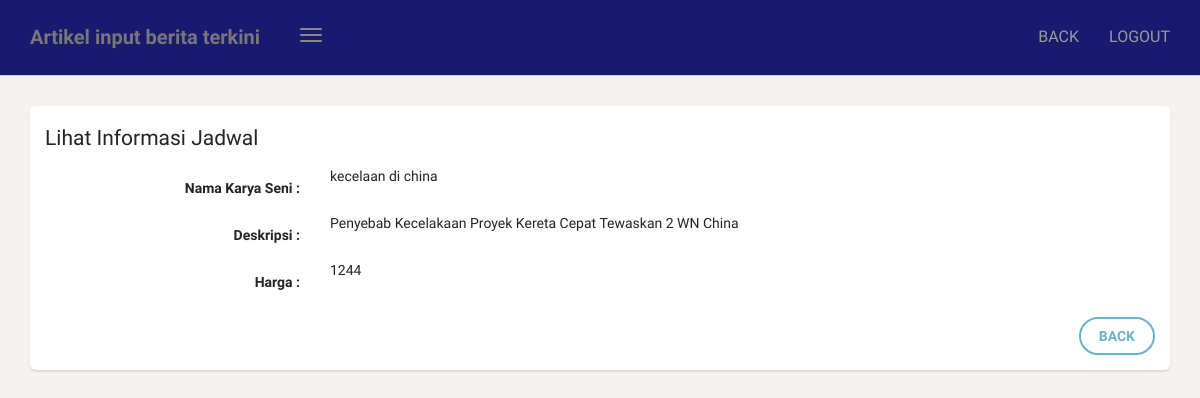
Screenshot of /dashboard/artikel/lihat/3 (signed in) with the database file from the repository.
### karya/models.py (models this page shows, shortened)
class Artikel(models.Model):
    nama = models.CharField(max_length=100,blank=True,null=True)
    deskripsi = models.CharField(max_length=100,blank=True,null=True)
    pencipta = models.CharField(max_length=100,blank=True,null=True)
    kategori = models.ForeignKey(Kategori, on_delete=models.CASCADE)
    harga = models.CharField(max_length=100,blank=True,null=True)
    class Meta:
        verbose_name_plural = "Artikel"

### karya/views.py (the view)
# urls.py: path('artikel/lihat/<str:id>',lihat_artikel, name='lihat_artikel'),
@login_required
def lihat_artikel(request, id):
    template_name = "back/lihat_artikel.html"
    artikel = Artikel.objects.get(id=id)
    context = {
        'title' : 'Lihat Informasi Jadwal',
        'artikel' : artikel,
    }
    return render(request, template_name, context)

### templates/back/lihat_artikel.html (shortened to what this page needs)
{% extends 'back/base.html' %}
{% block content %}
<div class="content">
            <div class="col-md-12">
                <div class="card">
                    <form class="form-horizontal" method="POST">
                        <div class="card-header">
                            <h4 class="card-title">
                                {{ title }}
                            </h4>
                        </div>
                        <div class="card-content">
                            <div class="form-group">
                                <label class="col-md-3 control-label">Nama Karya Seni  :</label>
                                <div class="col-md-9">
                                   {{ artikel.nama }}
                                </div>
                            </div>
                            <div class="form-group">
                                <label class="col-md-3 control-label">Deskripsi :</label>
                                <div class="col-md-9">
                                    {{ artikel.deskripsi }}
                                </div>
                            </div>
                            <div class="form-group">
                                <label class="col-md-3 control-label">Harga :</label>
                                <div class="col-md-9">
                                    {{ artikel.harga }}
                                </div>
                            </div>
                        </div>
                        <div class="card-footer text-right">
                            <div class="form-group">
                                <label class="col-md-3"></label>
                                <div class="col-md-9">
                                    <a class="btn btn-info" href="{% url 'tabel_artikel' %}">BACK</a>
                                </div>
                            </div>
                        </div>
                    </form>
                </div>
            </div>
        </div>
    </div>
{% endblock content %}

### rows the page displays
Artikel: nama "kecelaan di china", deskripsi "Penyebab Kecelakaan Proyek Kereta Cepat Tewaskan 2 WN China", harga "1244"

### other values shown
{{ title }} "Lihat Informasi Jadwal"
